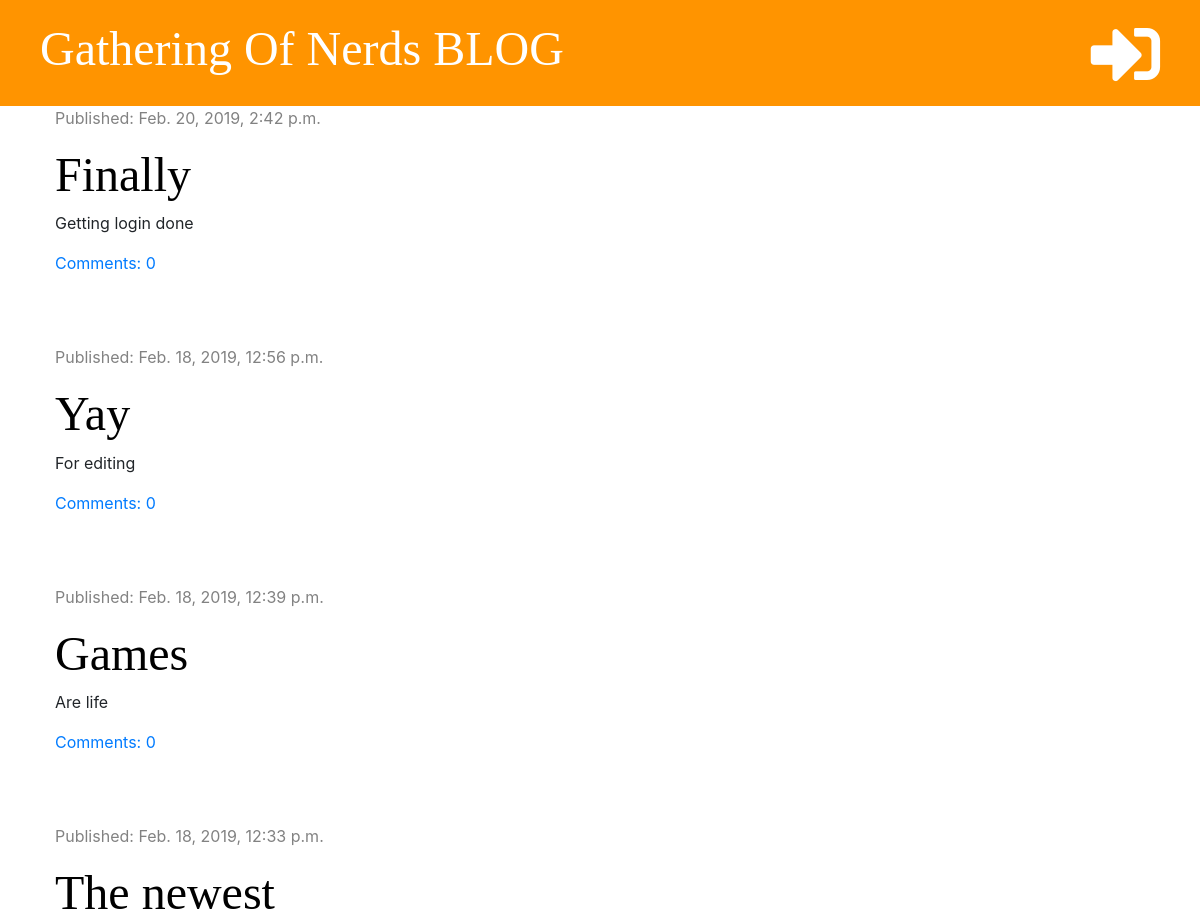
The app's page / (upper part), older data.
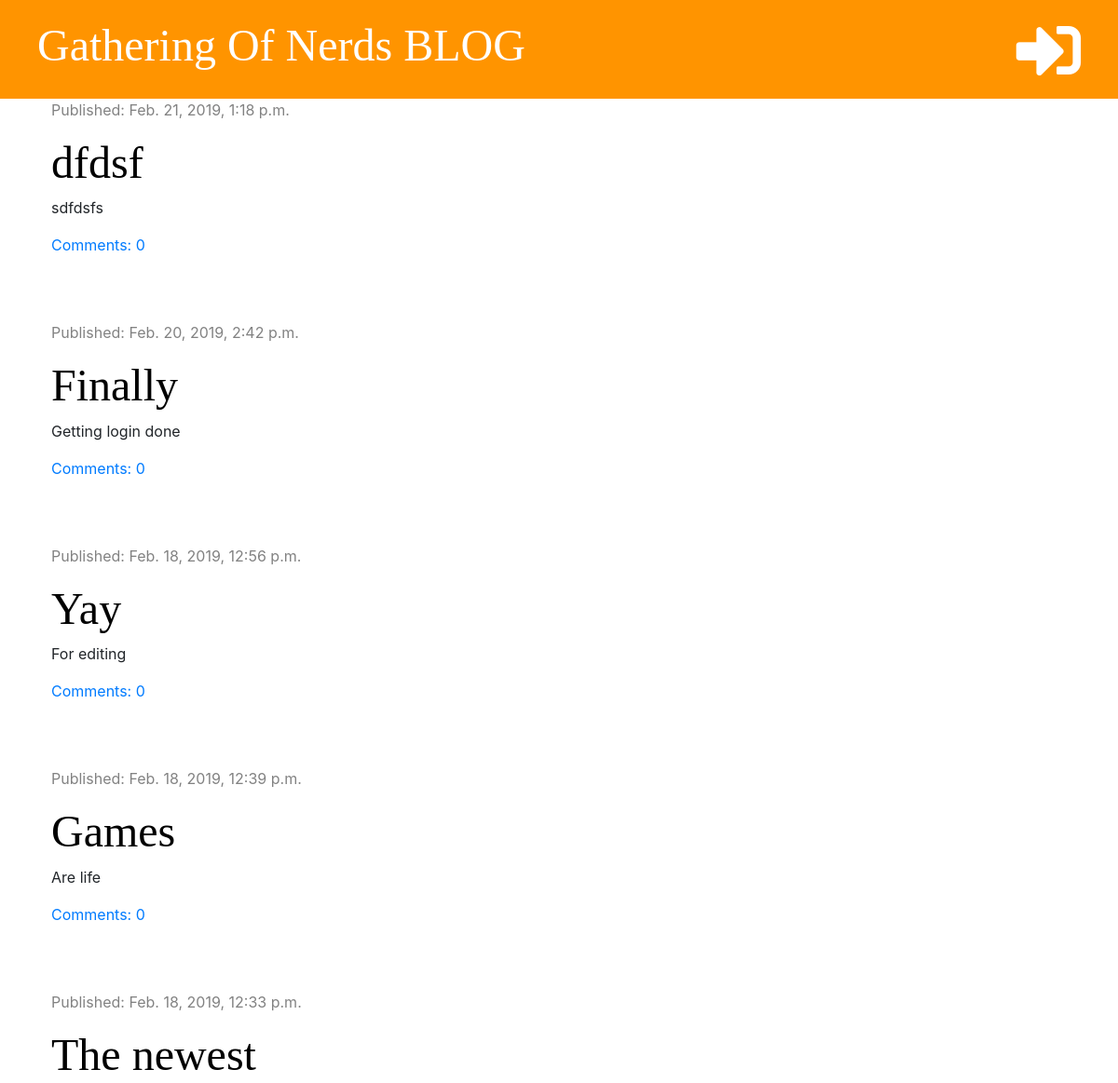
The same page, newer data.
### blog/models.py (models this page shows, shortened)
class Post(models.Model):
    author = models.ForeignKey('auth.User', on_delete=models.CASCADE)
    title = models.CharField(max_length=200)
    text = models.TextField()
    created_date = models.DateTimeField(default=timezone.now)
    published_date = models.DateTimeField(blank=True, null=True)
    def approved_comments(self):
        return self.comments.filter(approved=True)

### blog/views.py (the view)
# urls.py: path('', views.post_list, name='post_list'),
def post_list(request):
    posts = Post.objects.filter(published_date__lte=timezone.now()).order_by('-published_date')
    stuff_for_frontend = {'posts': posts}
    return render(request, 'blog/post_list.html', stuff_for_frontend)

### blog/templates/blog/post_list.html (shortened to what this page needs)
{% extends 'blog/base.html' %}
{% block content %}
    {% for post in posts %}
        <div class="post">
          <div class="date">
              <p>Published: {{ post.published_date }}</p>
          </div>
          <h1><a href="{% url 'post_detail' pk=post.pk %}">{{ post.title }}</a></h1>
          <p>{{ post.text|truncatechars:50|linebreaksbr }}</p>
          <a href="{% url 'post_detail' pk=post.pk %}">Comments: {{ post.approved_comments.count }}</a>
        </div>
     {% endfor %}
{% endblock %}

Row changes from the older to the newer data that the page shows:
added Post: published_date "Feb. 21, 2019, 1:18 p.m.", title "dfdsf", text "sdfdsfs", approved_comments.count "0"
